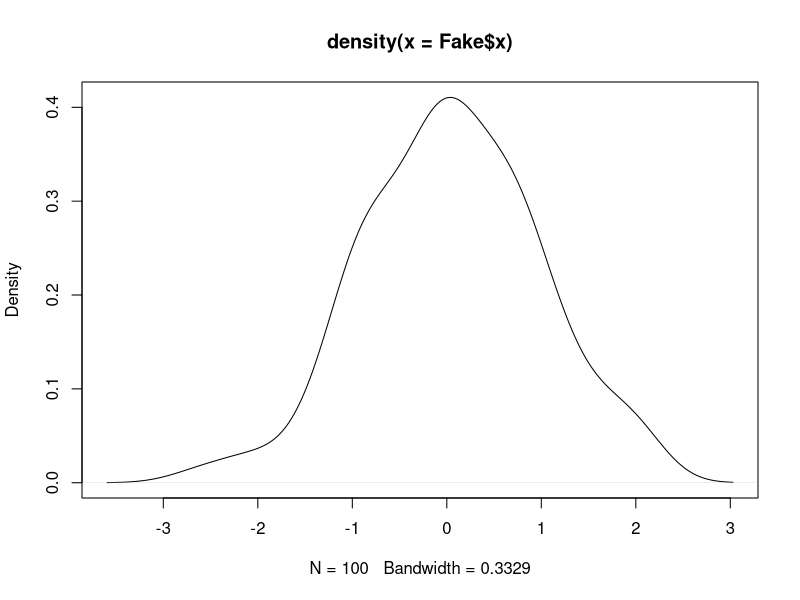
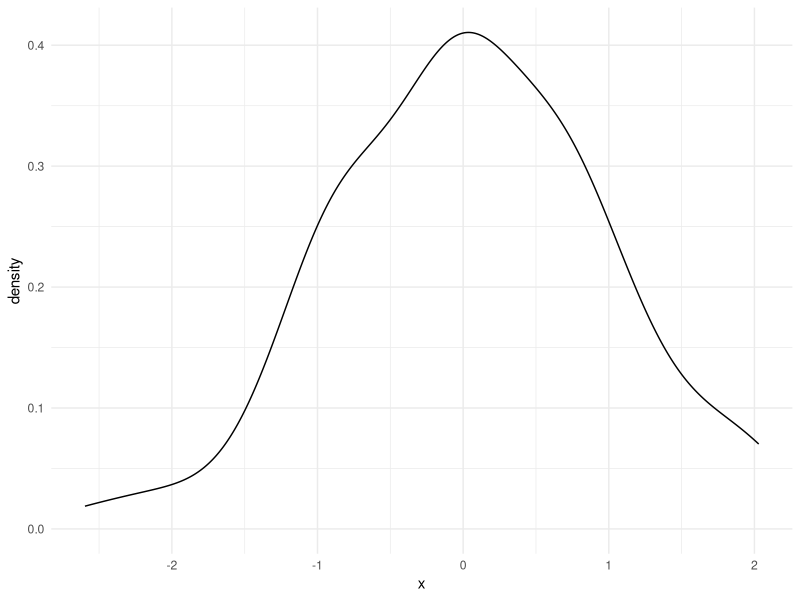
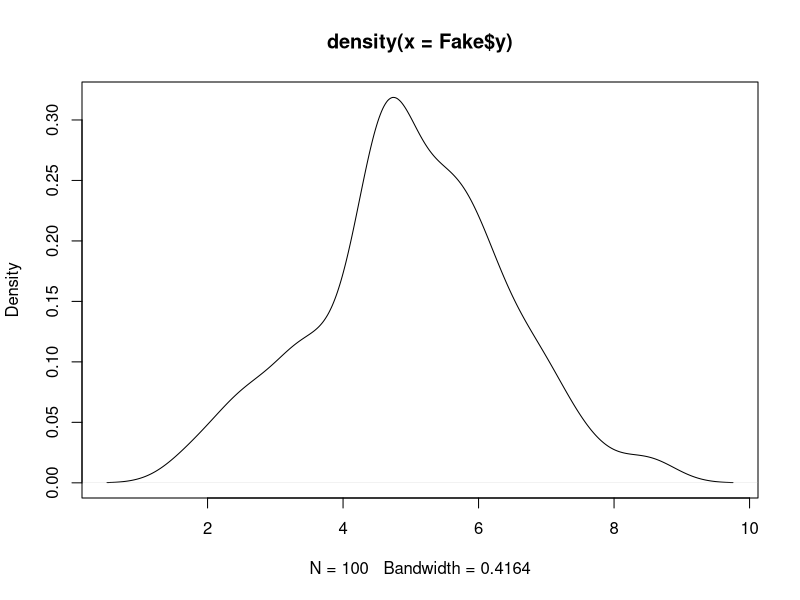
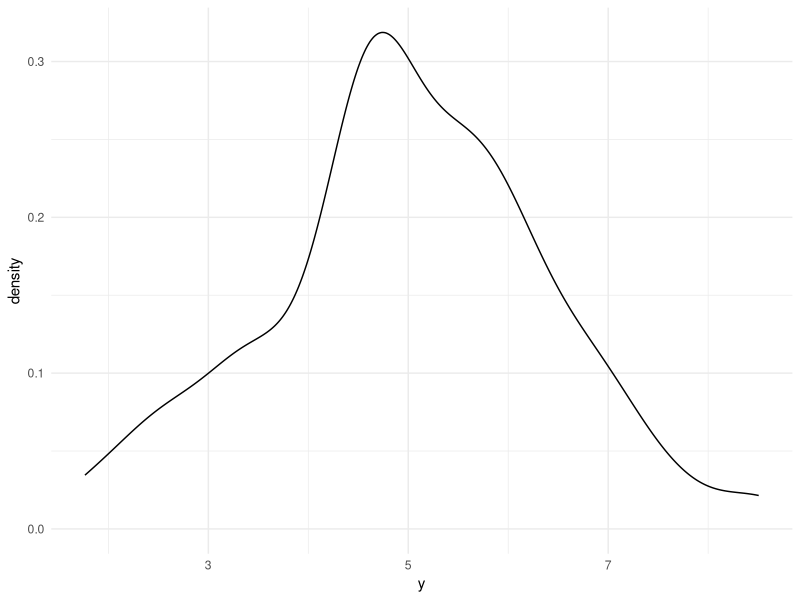
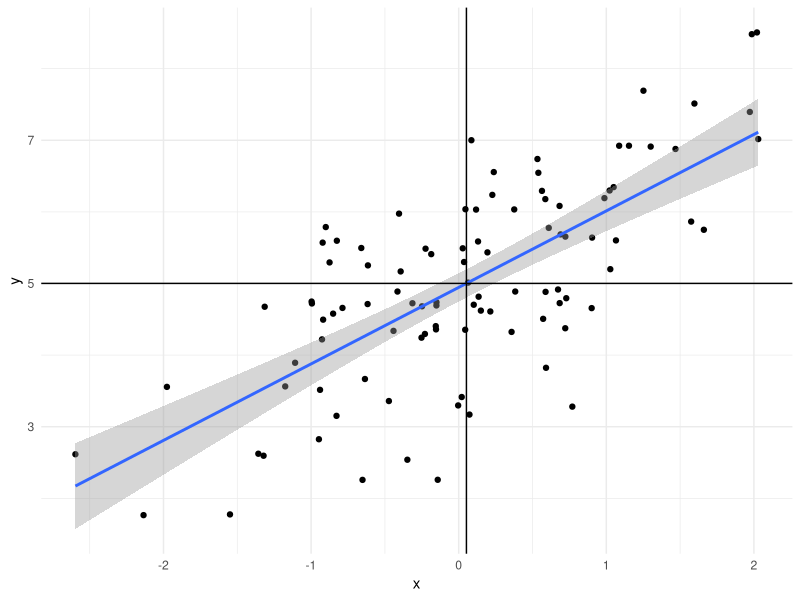

R code for these plots, in order:
#' ---
#' title: "The Bivariate Linear Model"
#' layout: lab
#' permalink: /lab-scripts/lab-3/
#' active: lab-scripts
#' abstract: "This lab scripts introduces students to the basic linear model in
#' its bivariate form. Rather than use real-world data, we'll be using fake data
#' we can create. Let this underscore that much of what we know about the linear
#' model and what it tells us comes from simulation. Here, we can play God. We
#' are not afforded that luxury in the real world, but the tools we use come 
#' from situations where we can cosplay as the Almighty with respect to a 
#' population we created."
#' output:
#'    md_document:
#'      variant: gfm
#'      preserve_yaml: TRUE
#' ---

#+ setup, include=FALSE
knitr::opts_chunk$set(collapse = TRUE, 
                      fig.path = "figs/lab-3/",
                      cache.path = "cache/lab-3/",
                      fig.width = 11,
                      comment = "#>")
#+


#' ## R Packages/Data for This Session
#' 
#' You should've already installed the R packages for this lab session. 
#' `{tidyverse}` will be for all things workflow and that's all we'll be using 
#' today.

library(tidyverse)

#' For those of you wanting the packages we'll be using today without loading 
#' all of the {tidyverse}, run this. I won't, but here are the component
#' packages.

# library(dplyr)    # the workhorse
# library(magrittr) # for the pipe
# library(tibble)   # for tibbles
# library(ggplot2)  # for plots

#' We'll run one other command, because you may know how I feel by now about
#' `{ggplot2}`'s default theme. I have `{stevethemes}` and I'd really like to 
#' use it here, but we want to stay strictly within `{tidyverse}` today. So, 
#' we'll do this.

theme_set(theme_minimal())

#' Cool beans. Let's get going.
#' 
#' ## Creating Fake Data to Learn About the Linear Model
#' 
#' The lecture uses actual (toy) data from the World Bank to introduce you to the
#' linear model in the bivariate case. Now, I think it might be time for you to 
#' get it in the completely "fabricated" sense. In this lab script, you are going 
#' to create data that you will use to learn more about what the linear model 
#' with its OLS estimator is telling you (by way of `lm()` output).
#' 
#' Take careful inventory of what's going to happen here. We're going to set a 
#' reproducible seed, and then we're going to create two new "random" variables, 
#' called `x` and `e` from a normal distribution.
#' 
set.seed(8675309) # Jenny, I got your number...
tibble(x = rnorm(100),
       e = rnorm(100)) -> Fake

Fake

#' `x` is going to be our independent variable, which is exogenously created 
#' prior to an observed outcome. `e` is going to be our error term, which 
#' includes everything not included in the linear model. The presence of an error 
#' term is an important assumption in OLS, and notice here that the error term is 
#' created *independently from the x variable*. Yes, they're in the same data set, 
#' and yes they were created by the same command. However, the generation of *x* 
#' and *e* are simultaneously created, but completely independent from each other. 
#' If they were correlated with each other, that would violate a major assumption 
#' about endogeneity in the linear model (that we'll belabor in another lab 
#' script).
#' 
#' You can test that we successfully pulled this off with a correlation test.
#' 
cor.test(Fake$x, Fake$e)

#' Notice that the correlation between *x* and *e* is about .06, but the 95% 
#' interval includes 0. The modest correlation we do observation is indeed due to 
#' random chance.
#' 
#' Now, watch this. We're going to create a new variable, *y*, that is a linear 
#' function of *x* and *e*, plus some baseline value (intercept) when *x* is 0.
#' 
Fake %>%
  mutate(y = 5 + x + e) -> Fake

Fake

#' Here's how I want you to think about what you're going to do here. By 
#' simulating data to evaluate a model, you're playing god to see how well the 
#' model can capture the "true" parameters you're generating. The "true" value 
#' of *y* is 5 when *x* is 0. The "true" effect of *x* on *y* is to increase *y* 
#' by 1 for every one-unit increase in *x*. The error term here has equal footing 
#' to *x*, but recall that the error term (*e*) includes everything else that 
#' influences *y* but is not included in the model. It's ultimately going to 
#' introduce noise into how well we can capture the other true parameters.
#' 
#' The data are fake, sure, but the process of simulating so-called "random 
#' variables" (drawn from a normal distribution with pre-defined parameters) is 
#' useful for illustrating the properties of a statistical model like this. It'll 
#' also help to show what these data "look like." Here, for example, is the 
#' distribution of *x*. When you have granularity in a variable like this 
#' (with so many trailing decimals), it's useful to jettison a bar chart or 
#' histogram (which has somewhat arbitrary bin width) in favor of the density 
#' plot. The density plot may not have the same easy takeaway as to what's 
#' happening on the *y*-axis, but it's arguably more useful for getting the 
#' basic shape of a distribution.
#' 
#' There are two ways of doing this. Here's the base R way.
#' 
plot(density(Fake$x))
#'
#' Here, we see the data look nice and "normal" with a clear central tendency 
#' and a shape approximating a true bell curve.
#' 
#' Here's the prettier ggplot way. ggplot stuff (by way of `{ggplot2}`) comes 
#' default in `{tidyverse}`. Once you load `{tidyverse}`, you load all the 
#' `{ggplot2}` functionality you could want.
#' 
Fake %>%
  ggplot(.,aes(x)) +
  geom_density() 
#'
#' `ggplot()`'s defaults want to draw attention to the fact that there's more a 
#' left  skew than a right skew. In other words, the maximum of *x* is ~2.02 
#' whereas  the minimum is about -2.59, but the shape of the data still look 
#' normal. Any  irregularities in shape could be attributed to the fact we only 
#' drew 100 observations, which is fairly small set of observations (all things 
#' considered).
#' 
#' We can do the same thing for the outcome variable *y*.
#' 
plot(density(Fake$y))
#'
#' Also, in `{ggplot2}` format...
#' 
Fake %>%
  ggplot(.,aes(y)) +
  geom_density()
#' 
#' It's worth reiterating the *y* is "endogenously" created, and the only 
#' endogenous part of our data set. It is an outcome of two exogenous variables 
#' (*x*, which we can measure, and *e*, which serves as a plug-in for background 
#' noise in the underlying population).
#' 
#' Can OLS capture these known attributes about the data? We'll use the `lm()` 
#' function in R to find out. `lm()` is the base R function for estimating 
#' linear models. It's syntax is simple, especially in a simple case like this. 
#' The two basic things you'll want to feed it are the formula, separated by a 
#' comma, then the name of the data set for which you want to regress your 
#' dependent variable on your independent variable(s). Here, we're doing a super 
#' simple regression of *y* on *x*. Then, we'll get a summary
#' of the model with `summary()`.
#' 
M1 <- lm(y ~ x, data=Fake)
summary(M1)

#' Our question was whether OLS can capture the known population parameters that 
#' we created. The answer is yes. Yes, it can. In a simple bivariate case, you 
#' can see what this would look like visually with a scatterplot. I want you to 
#' see what this is doing. First, we're going to use our data and, with the pipe 
#' operator (`%>%`), we're going to pass the data to a `ggplot()` function with 
#' a simple aesthetic (`aes()`) argument creating an x-axis for `x` and `y` axis 
#' for `y`. Then, using `+` (which is the `{ggplot2}` continuation operator),
#' we're going to create a scatterplot with `geom_point()`. Then, using another 
#' continuation operator (`+`), we're going to use `geom_smooth()` to create a 
#' line of best fit for the data. Importantly, you have to  specify you want a 
#' linear smoother (`method = "lm"`) to communicate what a simple bivariate case 
#' is doing.  The default is `method = "loess"`, which has its own nice features 
#' but it's not what we want here. Finally, we're going to create two lines over 
#' the plot. The first uses `geom_vline(xintercept = mean(Fake$x))` to add a 
#' vertical line through the mean of `x`. The second uses 
#' `geom_vline(yintercept = mean(Fake$y))` to create a horizontal line through 
#' the mean of `y`. Notice that the line of best fit runs through the 
#' intersection of both them.

Fake %>%
  ggplot(.,aes(x, y)) +
  geom_point() +
  geom_smooth(method = "lm") +
  geom_vline(xintercept = mean(Fake$x)) +
  geom_hline(yintercept = mean(Fake$y))

#' ## How to Evaluate Your Linear Model Output
#' 
#' This graph is great for visualizing a super simple bivariate case, but things 
#' are never so simple. So, let's  walk through a little bit of the important 
#' output from the model on its own terms. Let's start with the "coefficients",
#' since they are the main reason you're doing this. We mainly wanted to know if 
#' we could capture the "true" effect of *x* on *y*. The "true" effect is 1. The 
#' OLS estimator says it's about 1.06. That's technically wrong, sure, but the 
#' coefficient is what it is because it's also capturing the correlation between 
#' *x* and the error term *e*, which we *don't* get to include in the model. So, 
#' OLS says it's 1.06, which comes with a standard error of about .10. A standard 
#' error below the estimate is about .961. A standard error above the estimate is 
#' about 1.175.
#' 
#' Put another way, given estimation and fundamental uncertainty about the model, 
#' our estimated effect of *x* on *y* is within a standard error of what we know 
#' it actually is. We captured the true population parameter of interest to us.
#' 
#' The other thing you want to know from your regression model is whether the 
#' effect of your independent variable of interest on the dependent variable is 
#' "statistically significant." This term is very misleading, to be frank. About 
#' 10 years ago, it appeared on this list of [scientific ideas that 
#' scientists wish you'd stop misusing](https://gizmodo.com/10-scientific-ideas-that-scientists-wish-you-would-stop-1591309822).
#' Briefly:
#' 
#' > "Statistically significant" is one of those phrases scientists would love 
#' to have a chance to take back and rename. "Significant" suggests importance; 
#' but the test of  statistical significance, developed by the British 
#' statistician R.A. Fisher, doesn't measure the importance or size of an 
#' effect; only whether we are able to distinguish it, using our keenest 
#' statistical tools, from zero. "Statistically noticeable" or "Statistically 
#' discernible" would be much better.
#'   
#' Notice what this means for what you're doing. You're not testing, necessarily, 
#' whether you've identified the "true" effect when you evaluate statistical 
#' significance. You're testing whether you could rule out something else: 0. 
#' That's at least what gets returned to you here, and the *t*-statistic that 
#' gets reported is conveniently just the coefficient over the standard error. 
#' When the absolute value of that *t*-statistic is large, and its associated 
#' *p*-value falls below some threshold of interest to you, you can reject the 
#' null hypothesis and assert that what you observed is highly improbable if the 
#' true effect is 0 with precision. That's indeed the case here. The true effect 
#' is 1. We observed 1.06. The *t*-statistic associated with that coefficient 
#' and standard error is about 9.9. That's comically large, given the 
#' distribution of Student's *t* for 98 degrees of freedom. The probability of 
#' observing what we got is basically 0 if the true effect were 0 (and it's not, 
#' because it's 1). So, you can reject the null hypothesis and assert that 
#' what you got is closer to what it truly is, assuming repeated sampling and 
#' fixed population parameters. The first part of that may not apply here,
#' but the second one does. We created the data.
#' 
#' ### What About the Intercept?
#' 
#' You don't evaluate "statistical significance" in the same way for the 
#' *y*-intercept. There is no "null hypothesis" to note in the context of the 
#' intercept. It's just an estimate of *y* when *x* is 0. Here, we are adequately
#' capturing it's true value (i.e. it's actually 5, but we got 4.94). Dividing 
#' that estimated intercept over its standard error returns a ridiculously 
#' large *t*-statistic that means you can comfortably rule out 0. Then again, 
#' you weren't testing that it's 0. It's just some constant baseline for *y*.
#' 
#' Here's another way of illustrating this. Let's create another variable, *y2*. 
#' It has this formula.
#' 
# I could alternatively write this as just `y2 = x + e`.
Fake %>%
  mutate(y2 = 0 + x  + e) -> Fake

Fake

#' Let's run another regression.
#' 
M2 <- lm(y2 ~ x, Fake)
summary(M2)

#' Notice *x* is unaffected, but now the *y*-intercept is "statistically 
#' insignificant?" Except that it's not, because that's not how you should 
#' evaluate the *y*-intercept. The statistics you get back just tell you the 
#' estimated value of *y* when *x* is 0 could be 0 (because that's what it is).
#' 
#' This is often why you'll read regression tables that just outright omit the 
#' *y*-intercept and take no effort to model them. I'll only retort that you 
#' may encounter or want to learn more complicated models, so called "mixed 
#' (effects) models", that include random intercepts for different grouping 
#' clusters in a data set. For those models to converge, they'll often need a 
#' so-called "global" intercept in order to know against what baseline a group 
#' may vary. This is why I encourage students to get comfortable with scaling 
#' inputs into the model in order to create more meaningful *y*-intercepts 
#' that, with real world data, might tell the reader (and yourself) something 
#' about the typical value of *y*.
#' 
#' Indeed, that's what the intercept is communicating here, plus-or-minus error.
#' 
Fake %>%
  summarize(mean_y = mean(y),
            mean_y2 = mean(y2)) %>% data.frame

#' ## Other Things You Should Know About Your OLS Model
#' 
#' I'll go into the other things you should know about the OLS model, based 
#' loosely on the order of importance of them.
#' 
#' ### Fitted Values and Residuals
#' 
#' The OLS model draws a line of best fit through the data and that line of best
#' fit is the one that minimizes the sum of squared prediction errors. This 
#' means there are estimates for a particular data point, given this line of 
#' "best fit", and invariably an "error" (which is the distance between the 
#' estimated value of *y*, and what the "true" value of *y* is).
#' 
#' In R speak, these are the fitted values and the residuals. The fitted values are the estimated values of *y* for each
#' data point (given the regressors). You may also call these the *y*-hats. The residuals are the distances between what
#' was fitted and what the observation really is. These are the estimates of *e* from the data-generating process.
#' 
#' You can extract them both pretty easily in R. Observe, for `M1`.

Fake %>%
  mutate(fitted = fitted(M1),
         resid = resid(M1)) -> Fake

Fake

#' Here's a way to wrap your head around what this is telling you. For that first row, the value of *x*
#' is about -.997. The value of *y* is 4.75. Given the line that minimizes the sum of squared prediction
#' errors, the coefficient for a one-unit change of *x* on *y* is about 1.06. The *y*-intercept we
#' estimate to be about 4.94. `4.94 + 1.06*(-.997) = about 3.88`. That's the fitted value of *y*. In actuality,
#' it's about 4.75. 4.75 - 3.88 (alternatively: `y - y-hat` for that observation) is about .867. That's the
#' error, or the residual you see there. Do note there's rounding error here for presentation, but hopefully
#' the principle is clear.
#' 
#' Of note, I don't really know why R's default `summary()` option includes that kind of summary of the residuals
#' *first*, but that's the top thing you see. Observe:
#' 
tibble(x = resid(M1)) %>%
  summarize(min = min(x),
            q1 = quantile(x, .25),
            median = median(x),
            q3 = quantile(x, .75),
            max = max(x)) %>% data.frame

summary(M1)
#' 
#' Keep your fitted values and residuals handy, as they'll be very useful (really: necessary) information for
#' model diagnostics. Another good way of extracting them with the `augment()` function in the `{broom}`
#' package that is installed when you install `{tidyverse}`.
#' 
broom::augment(M1)

#' You obviously get other output with this function, which will come in handy 
#' when we delve into model diagnostics in earnest.
#' 
#' ### R-Squared
#' 
#' OLS textbooks sometimes encourage new students to read too much into R-squared. Minimally, it tells you
#' how well the model fits the data. It's bound between 0 and 1, and higher values = better fit. However,
#' ask yourself what primarily is the purpose of the regression model. Is it to identify a causal effect?
#' If so, those minimal OLS models regressing some outcome *y* on a treatment will typically have very
#' low R-squareds even if the causal effect is identified. Is the goal to fit the data? Then higher 
#' R-squared is obviously very nice but saturating the model with regressors for the sake of juicing
#' an R-squared may come with biasing coefficients (making it more difficult to identify signals from
#' the din).
#' 
#' I do want to draw your attention to a few things. For one, in the simple bivariate case, R-squared is
#' quite literally Pearson's *r*, squared. Observe.
#' 
Fake %>% summarize(cor = cor(x, y), 
                   cor2 = cor^2) -> correlations

correlations
correlations %>% pull(2)
summary(M1)$r.squared


#' Second, you'll see something called an adjusted R-squared. Simply, think of 
#' this as a kind of penalty that downweights (sic?) the normal ("multiple") 
#' R-squared for the presence of additional parameters. It's why it'll always 
#' want to be smaller than the other R-squared metric you see. Here's the hard 
#' way of calculating what comes default in R.
#' 
(1 - ((1-summary(M1)$r.squared)*(nobs(M1)-1)/(nobs(M1)-length(M1$coefficients))))

#' In plain English: adjusted R-squared  = `1 - (1 - R^2)*(n - 1)/n - k`. In 
#' this case, the difference is small, but the adjusted R-squared is telling 
#' you have more than one parameter here (i.e. the intercept).
#' 
#' Long story short: a high R-squared is nice, but it's not necessary for 
#' identifying a causal effect of *x* on *y*. There's no agreement on what a 
#' "good R-squared" looks like. 
#' 
#' ###  Residual Standard Error
#' 
#' The residual standard error is the standard error of the residuals. It's not too hard to calculate in a simple
#' case like this. Take the sum of squared residuals and square those. Divide it over the degrees of freedom in the
#' model. There's your residual standard error. You'll see the sum of squared residuals often
#' referred to as the deviance of the model.
#' 

sqrt(deviance(M1)/df.residual(M1)) 
sqrt(sum(resid(M1)^2)/98) 

#' There's more you can do with that deviance. For example, does this look familiar?
1 - (sum(resid(M1)^2)/(sum((Fake$y - mean(Fake$y))^2)))

#' It's R-squared, right? You can also calculate R-squared as the deviance over the total sum of squares. You
#' might see that formula as `1 - RSS/TSS` where the deviance is also known as the residual sum of squares. You
#' can also calculate R^2, more generally, as the sum of fitted squares (so-called "Explained Squares") over the
#' total sum of squares.
#' 

(sum((M1$fitted.values - mean(Fake$y))^2))/(sum((Fake$y - mean(Fake$y))^2))


#' ### F-statistic
#' 
#' Simply, you'll never use this. The F-statistic tests against a null hypothesis that the model you estimate
#' performs just as well as the model that guesses just the mean of *y*. The moment you know anything about
#' your data-generating process is the moment you can start to safely ignore this statistic. In our case,
#' the F-statistic of 98.69 against 98 degrees of freedom comes with a *p*-value that is basically 0. This model
#' is better than an intercept-only model.
#' 
#' Want to fail this statistic? Do this.
 
Fake %>%
  mutate(noise = rnorm(100)) -> Fake

M3 <- lm(y ~ noise, data=Fake)
summary(M3)

#' See that *p*-value with that *F* statistic? I can't say that this model 
#' performs any better than an intercept only model. Well, duh.
#'
#' ## Conclusion
#'
#' For now, take stock of the following things:
#' 
#' - *formula*: `lm()` is the function you want. You regress whatever your DV is on (`~`) whatever your independent variable
#' (or variables) is called. If you have multiple IVs, it'll be something like `y ~ x1 + x2`. Tell the formula your data come
#' from whatever your data object is called.
#' - *coefficient*: the coefficient is the rise over run from the slope intercept equation, in as many words. A one-unit change in *x* coincides
#' with an estimated change of [INSERT COEFFICIENT VALUE HERE] in *y*.
#' - *statistical significance*: you're assessing the probability of what you observe (with the standard error) if the true effect
#' is zero. Assess statistical significance by whatever evidentiary threshold you choose, but the convention is .05. Don't bother interpreting
#' "significance" for the intercept.
#' - *other model parameters*: R-square is nice when it's high but it's not necessary for identifying causal effects. Grabbing the fitted
#' values and residuals from the model will be useful for important diagnostics. 

